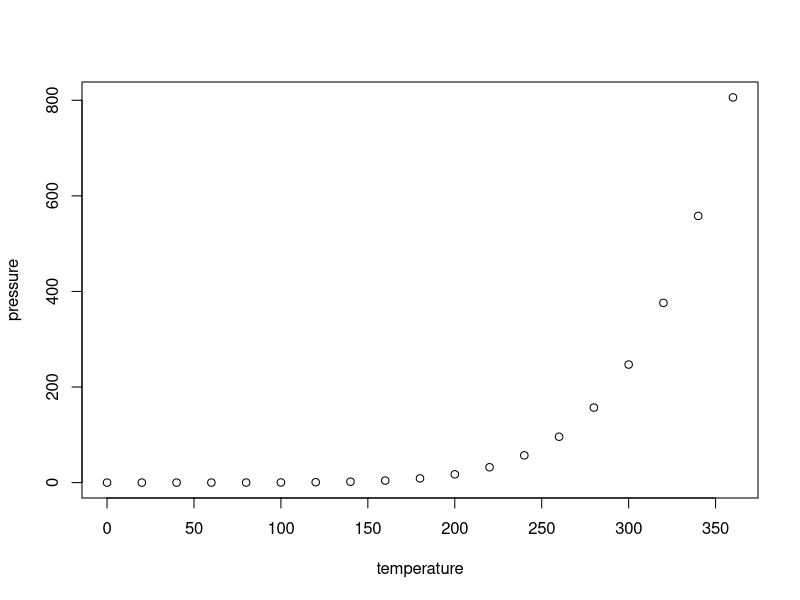
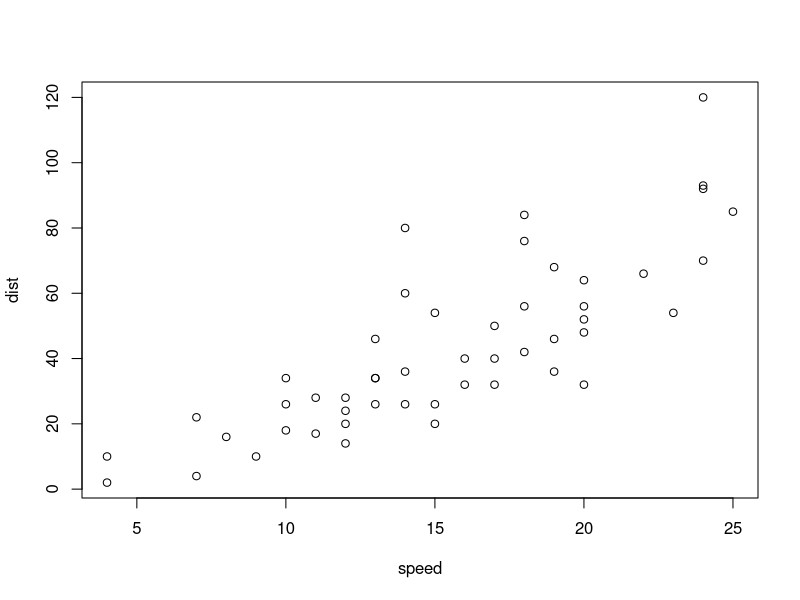
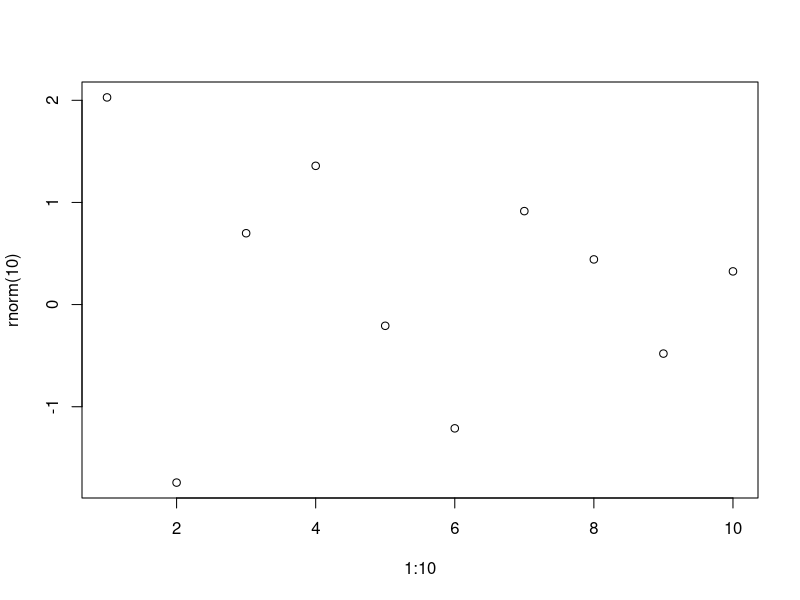
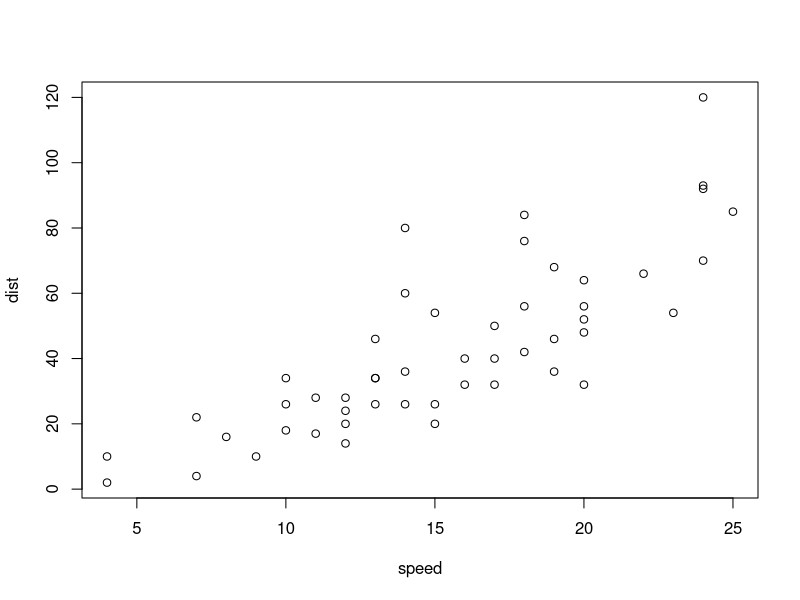
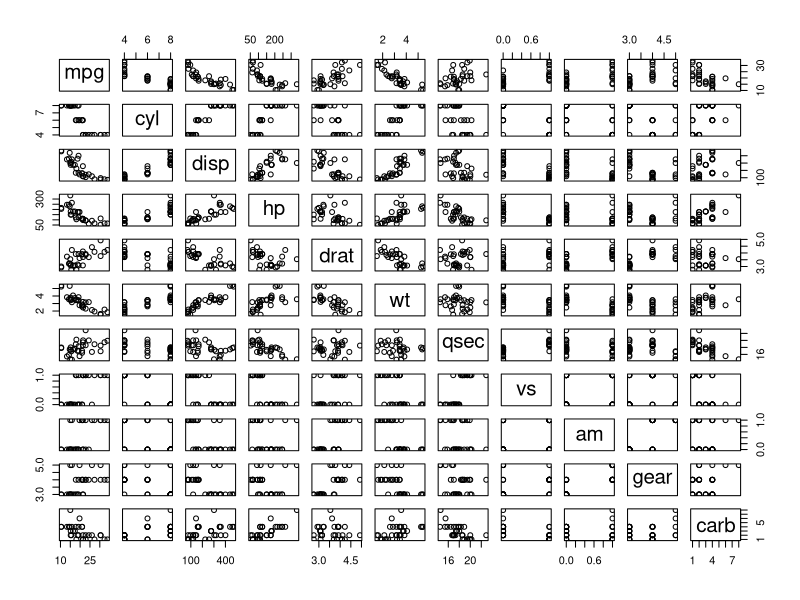
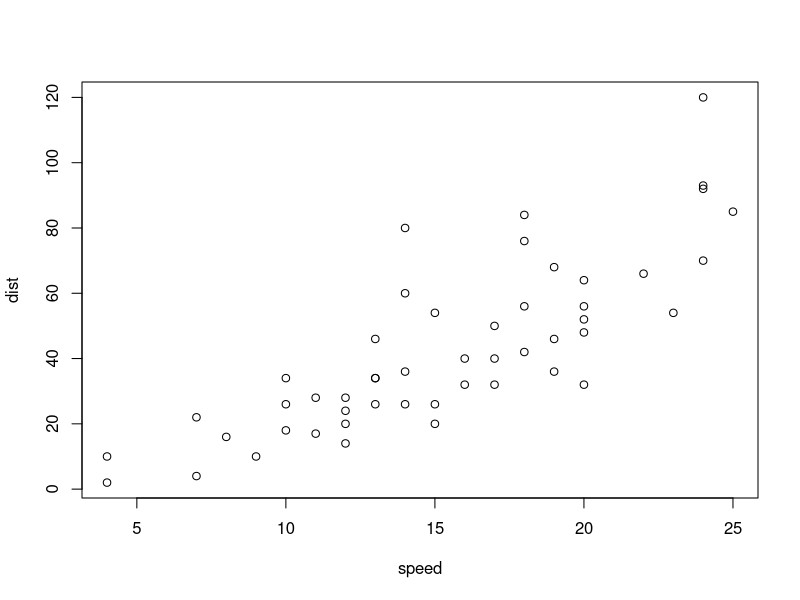
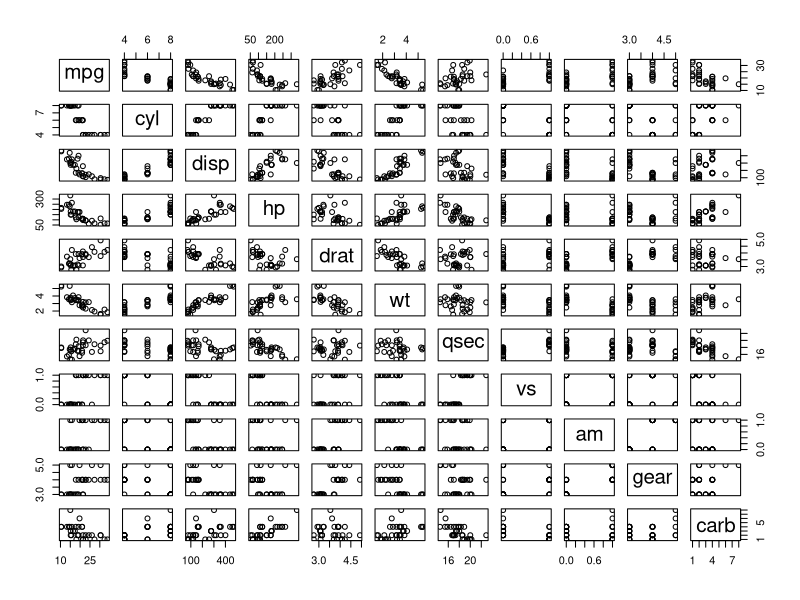
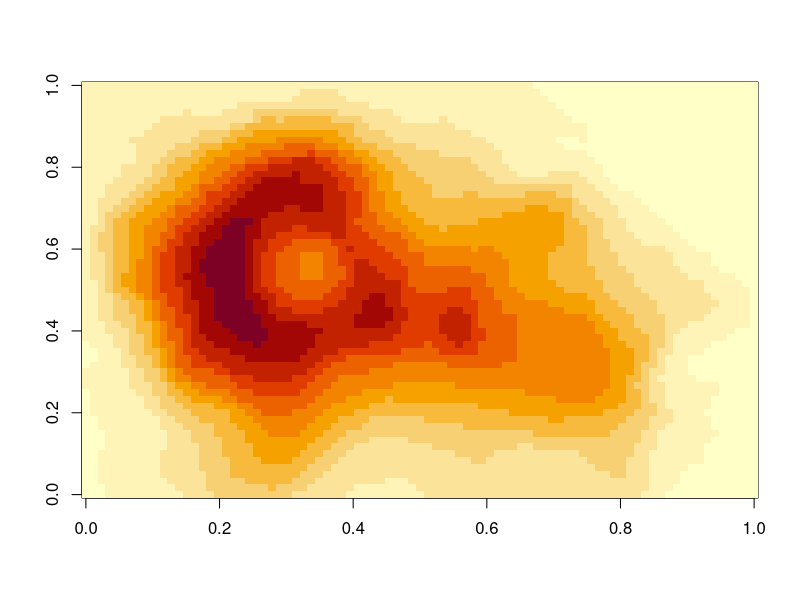

Generate these figures, in order, with R:
## ---- chunk 1
#| panzoom: true
#| label: fig-r-sub
#| layout-ncol: 2
#| fig-alt:
#|   - "Scatter plot of vapor pressure rising steeply with temperature"
#|   - "Scatter plot of stopping distance against speed for 50 cars"
#| fig-cap: >-
#|   Vapor pressure of mercury, and stopping distances of cars.
#| fig-subcap: ["Pressure", "Cars"]

plot(pressure)
plot(cars)
## ---- chunk 2
#| panzoom: true
#| lightbox:
#|   group: r-graph
#|   description: Ten random points.
#| fig-alt: "Scatter plot of ten random points"
#| fig-cap: >-
#|   Ten random points against their index.

plot(1:10, rnorm(10))
## ---- chunk 3
#| lightbox:
#|   group: r-graph
#|   description: Stopping distance against speed.
#| fig-alt: "Scatter plot of stopping distance against speed for 50 cars"
#| fig-cap: "Stopping distance against speed for 50 cars."

plot(cars)
## ---- chunk 4
#| panzoom: true
#| lightbox:
#|   group: cars
#|   description:
#|     - The mtcars data, each variable against every other.
#|     - Stopping distance against speed.
#| fig-alt:
#|   - >-
#|     Scatterplot matrix of the mtcars data, each variable plotted against
#|     every other
#|   - "Scatter plot of stopping distance against speed for 50 cars"
#| fig-cap:
#|   - "The mtcars data, each variable plotted against every other."
#|   - "Stopping distance against speed for 50 cars."

plot(mtcars)
plot(cars)
## ---- chunk 5
#| lightbox: false
#| fig-alt: >-
#|   Scatterplot matrix of the mtcars data, each variable plotted against every
#|   other
#| fig-cap: "The mtcars data, each variable plotted against every other."

plot(mtcars)
## ---- chunk 6
#| label: fig-plain
#| fig-alt: >-
#|   Heat map of the Maunga Whau volcano's heights, in yellow, orange, and red
#| fig-cap: >-
#|   Heights of Maunga Whau (Mount Eden), from pale yellow (low) to dark red
#|   (high).

image(volcano)
